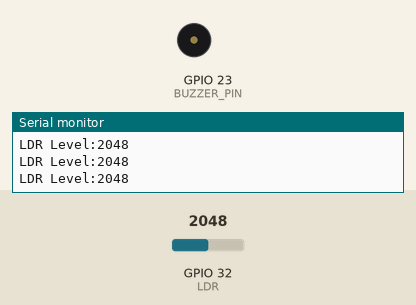
Recording of a sketch running on a simulated ESP32. On the bench: buzzer (waves = sounding, pin HIGH), the last lines printed to the serial monitor. The test bench sets the inputs (shaded band); at power-on: GPIO 32 (LDR) = 2048.

Above: at 1.3 s.
1.4 s: GPIO 32 (LDR) set to 520
2.9 s: GPIO 32 (LDR) set to 479
At 4.2 s:
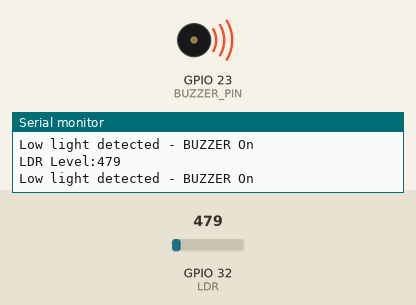
4.5 s: GPIO 32 (LDR) set to 1228
At 5.5 s:
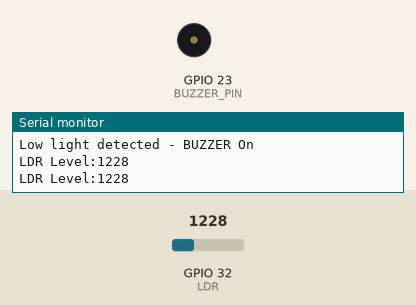
6.0 s: GPIO 32 (LDR) set to 491
At 6.6 s:
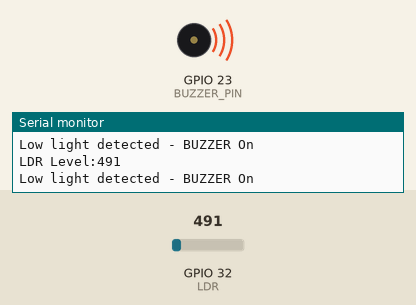
Timing chart, 0 to 8.5 s (numbered marks = the images above; inputs shaded):
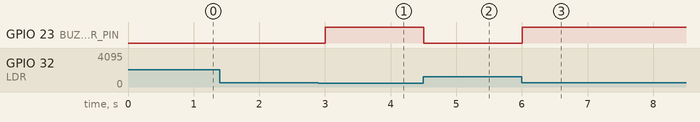

The sketch:

LDR.ino
```cpp
#define LDR 32
#define BUZZER_PIN 23
#define LIGHT_TRESHOLD 500
void setup()
{
  Serial.begin(9600);
  pinMode(LDR, INPUT);
  pinMode(BUZZER_PIN, OUTPUT);
  digitalWrite(BUZZER_PIN, LOW);
}
void loop()
{
  int sensorValue=analogRead(LDR);
  Serial.print("LDR Level:");
  Serial.println(sensorValue);
  if(sensorValue < LIGHT_TRESHOLD)
  {
    Serial.println("Low light detected - BUZZER On");
    digitalWrite(BUZZER_PIN, HIGH);
  }
  else
  {
    digitalWrite(BUZZER_PIN, LOW);
  }
  delay(500);
}
```

Measured:
- the behaviour switches between 500 and 499 on GPIO 32 (LDR) (found by bisection; images 0 and 1)
- after the input at 2.9 s, GPIO 23 (BUZZER_PIN): LOW → HIGH after 0.10 s
- after the input at 4.5 s, GPIO 23 (BUZZER_PIN): HIGH → LOW at once
- after the input at 6.0 s, GPIO 23 (BUZZER_PIN): LOW → HIGH at once
